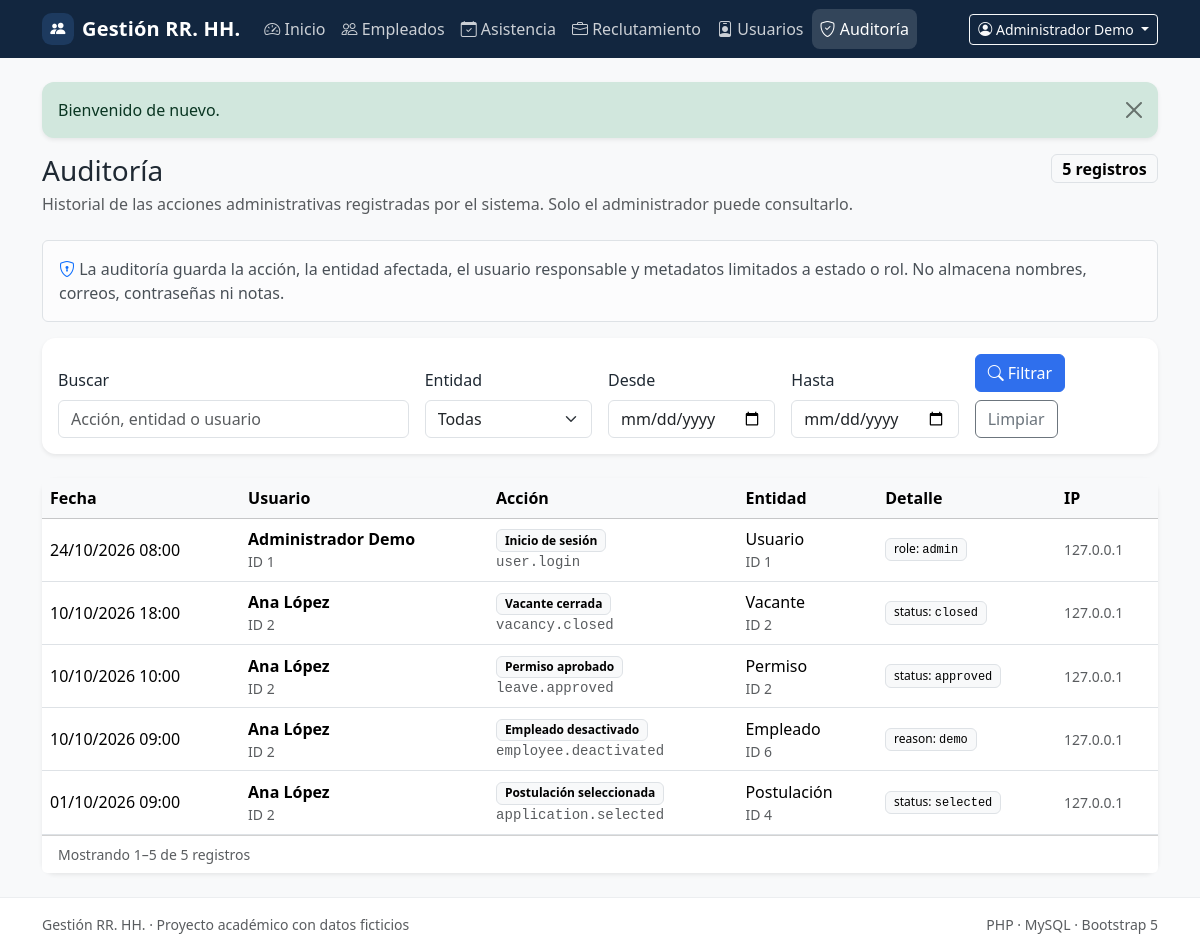
The app's page /audit (signed in) with its own data.
### tables this page shows
CREATE TABLE IF NOT EXISTS users (
    id BIGINT UNSIGNED NOT NULL AUTO_INCREMENT,
    name VARCHAR(120) NOT NULL,
    email VARCHAR(190) NOT NULL,
    password_hash VARCHAR(255) NOT NULL,
    password_changed_at DATETIME(6) NULL,
    role ENUM('admin', 'hr') NOT NULL DEFAULT 'hr',
    is_active TINYINT(1) NOT NULL DEFAULT 1,
    last_login_at DATETIME NULL,
    created_at TIMESTAMP NOT NULL DEFAULT CURRENT_TIMESTAMP,
    updated_at TIMESTAMP NOT NULL DEFAULT CURRENT_TIMESTAMP ON UPDATE CURRENT_TIMESTAMP,
    PRIMARY KEY (id),
    UNIQUE KEY uq_users_email (email),
    KEY idx_users_role_active (role, is_active)
);

CREATE TABLE IF NOT EXISTS audit_logs (
    id BIGINT UNSIGNED NOT NULL AUTO_INCREMENT,
    user_id BIGINT UNSIGNED NULL,
    action VARCHAR(80) NOT NULL,
    entity_type VARCHAR(80) NOT NULL,
    entity_id BIGINT UNSIGNED NULL,
    metadata JSON NULL,
    ip_address VARCHAR(45) NULL,
    created_at TIMESTAMP NOT NULL DEFAULT CURRENT_TIMESTAMP,
    PRIMARY KEY (id),
    KEY idx_audit_logs_created_at (created_at),
    KEY idx_audit_logs_entity (entity_type, entity_id),
    KEY idx_audit_logs_user (user_id),
    CONSTRAINT fk_audit_logs_user
        FOREIGN KEY (user_id) REFERENCES users (id)
        ON UPDATE CASCADE ON DELETE SET NULL
);

### src/Modules/Auth/Views/audit/index.php (the view, shortened to what the rows shown need)
<div class="d-flex flex-wrap justify-content-between align-items-start gap-3 mb-4">
    <div>
        <h1 class="h3 mb-1">Auditoría</h1>
    </div>
</div>
<div class="card border-0 shadow-sm">
    <?php if ($pagination['items'] === []): ?>
        <div class="card-body py-5 text-center">
            <i class="bi bi-clipboard-x display-5 text-body-tertiary"></i>
            <h2 class="h5 mt-3">No hay registros que coincidan</h2>
            <p class="text-body-secondary mb-4">Prueba con otros filtros o consulta el historial completo.</p>
            <a href="/audit" class="btn btn-outline-secondary">Limpiar filtros</a>
        </div>
    <?php else: ?>
        <div class="table-responsive">
            <table class="table table-hover align-middle mb-0">
                <thead class="table-light">
                <tr>
                    <th scope="col">Fecha</th>
                    <th scope="col">Usuario</th>
                    <th scope="col">Acción</th>
                    <th scope="col">Entidad</th>
                    <th scope="col">Detalle</th>
                    <th scope="col">IP</th>
                </tr>
                </thead>
                <tbody>
                <?php foreach ($pagination['items'] as $log): ?>
                    <tr>
                        <td class="text-nowrap">
                            <?= e(format_date(
                                $log['created_at'] !== null ? (string) $log['created_at'] : null,
                                'd/m/Y H:i'
                            )) ?>
                        </td>
                        <td>
                            <?php if (($log['user_name'] ?? null) !== null): ?>
                                <span class="fw-semibold"><?= e((string) $log['user_name']) ?></span>
                            <?php else: ?>
                                <span class="text-body-secondary">Sistema o cuenta eliminada</span>
                            <?php endif; ?>
                            <div class="small text-body-secondary">ID <?= (int) $log['user_id'] ?></div>
                        </td>
                        <td>
                            <span class="badge text-bg-light border">
                                <?= e(audit_action_label((string) $log['action'])) ?>
                            </span>
                            <div class="small text-body-secondary font-monospace"><?= e((string) $log['action']) ?></div>
                        </td>
                        <td>
                            <?= e(audit_entity_label((string) $log['entity_type'])) ?>
                            <div class="small text-body-secondary">
                                <?= $log['entity_id'] !== null ? 'ID ' . (int) $log['entity_id'] : 'Sin ID' ?>
                            </div>
                        </td>
                        <td>
                            <?php if ($log['metadata_items'] === []): ?>
                                <span class="text-body-secondary">—</span>
                            <?php else: ?>
                                <div class="d-flex flex-wrap gap-1">
                                    <?php foreach ($log['metadata_items'] as $item): ?>
                                        <span class="badge text-bg-light border fw-normal">
                                            <?= e($item['key']) ?>:
                                            <span class="font-monospace"><?= e($item['value']) ?></span>
                                        </span>
                                    <?php endforeach; ?>
                                </div>
                            <?php endif; ?>
                        </td>
                        <td class="text-nowrap small text-body-secondary">
                            <?= e((string) ($log['ip_address'] ?? '—')) ?>
                        </td>
                    </tr>
                <?php endforeach; ?>
                </tbody>
            </table>
        </div>
    <?php endif; ?>
</div>

### src/Shared/Views/layouts/app.php (shortened to what the rows shown need)
<!doctype html>
<html lang="es">
<head>
    <link href="https://cdn.jsdelivr.net/npm/bootstrap@5.3.3/dist/css/bootstrap.min.css" rel="stylesheet">
    <link href="https://cdn.jsdelivr.net/npm/bootstrap-icons@1.11.3/font/bootstrap-icons.min.css" rel="stylesheet">
    <link href="<?= e(asset('css/app.css')) ?>" rel="stylesheet">
</head>
<body class="bg-body-tertiary d-flex flex-column min-vh-100">
<nav class="navbar navbar-expand-lg navbar-dark app-navbar">
    <div class="container">
        <div class="collapse navbar-collapse" id="mainNavigation">
            <?php if ($currentUser !== null): ?>
                <div class="dropdown">
                    <button class="btn btn-sm btn-outline-light dropdown-toggle" type="button"
                            data-bs-toggle="dropdown" aria-expanded="false">
                        <i class="bi bi-person-circle"></i>
                        <?= e((string) $currentUser['name']) ?>
                    </button>
                </div>
            <?php endif; ?>
        </div>
    </div>
</nav>
<main class="flex-grow-1 py-4">
    <div class="container">
        <?php require __DIR__ . '/../partials/flash.php'; ?>
        <?= $content ?>
    </div>
</main>
</body>
</html>

### records on screen
users: name "Administrador Demo"
audit_logs: created_at "24/10/2026 08:00", user.name "Administrador Demo", user "1", action "Inicio de sesión", action "user.login", entity_type "Usuario", entity "1", key "role", value "admin", ip_address "127.0.0.1"
audit_logs: created_at "10/10/2026 18:00", user.name "Ana López", user "2", action "Vacante cerrada", action "vacancy.closed", entity_type "Vacante", entity "2", key "status", value "closed", ip_address "127.0.0.1"
audit_logs: created_at "10/10/2026 10:00", user.name "Ana López", user "2", action "Permiso aprobado", action "leave.approved", entity_type "Permiso", entity "2", key "status", value "approved", ip_address "127.0.0.1"
audit_logs: created_at "10/10/2026 09:00", user.name "Ana López", user "2", action "Empleado desactivado", action "employee.deactivated", entity_type "Empleado", entity "6", key "reason", value "demo", ip_address "127.0.0.1"
audit_logs: created_at "01/10/2026 09:00", user.name "Ana López", user "2", action "Postulación seleccionada", action "application.selected", entity_type "Postulación", entity "4", key "status", value "selected", ip_address "127.0.0.1"

### other values on screen
$appName "Gestión RR. HH."
$item['label'] "Inicio"
$item['label'] "Empleados"
$item['label'] "Asistencia"
$item['label'] "Reclutamiento"
$item['label'] "Usuarios"
$item['label'] "Auditoría"
$message['message'] "Bienvenido de nuevo."
$pagination['total'] "5"
$pagination['from'] "1"
$pagination['to'] "5"
